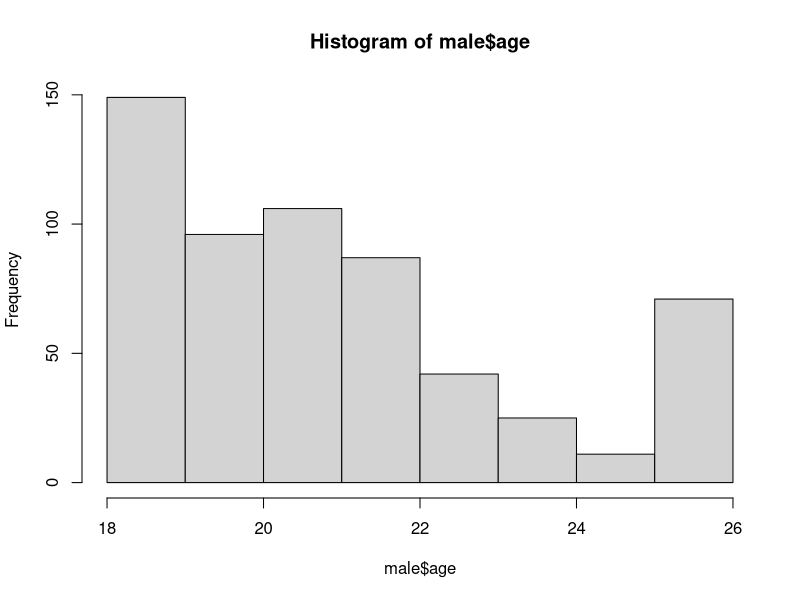
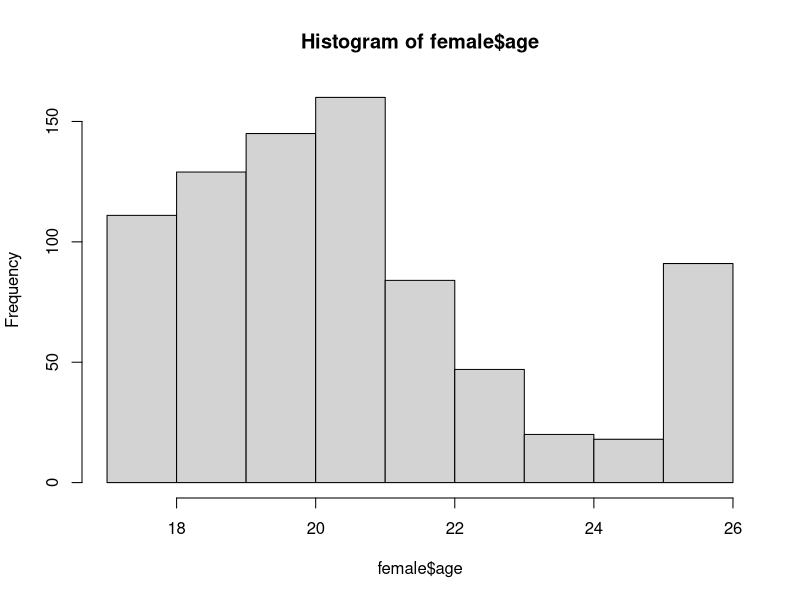
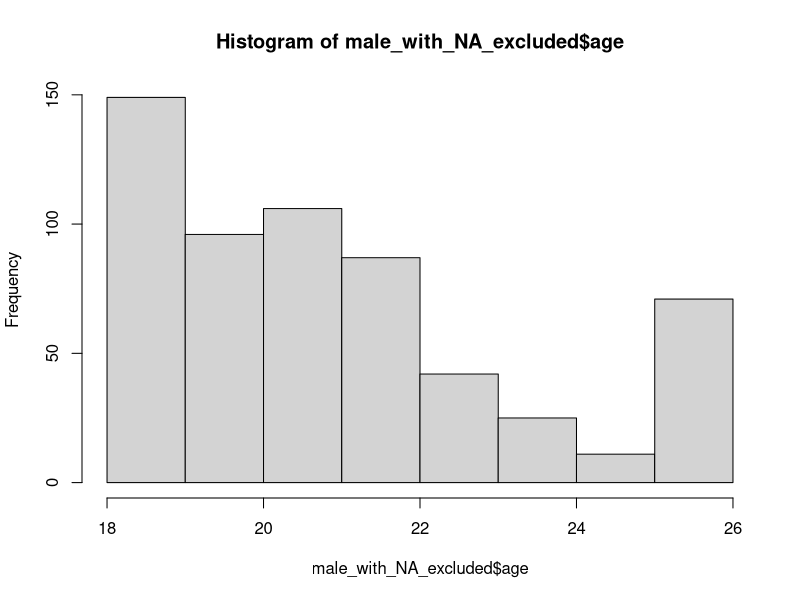
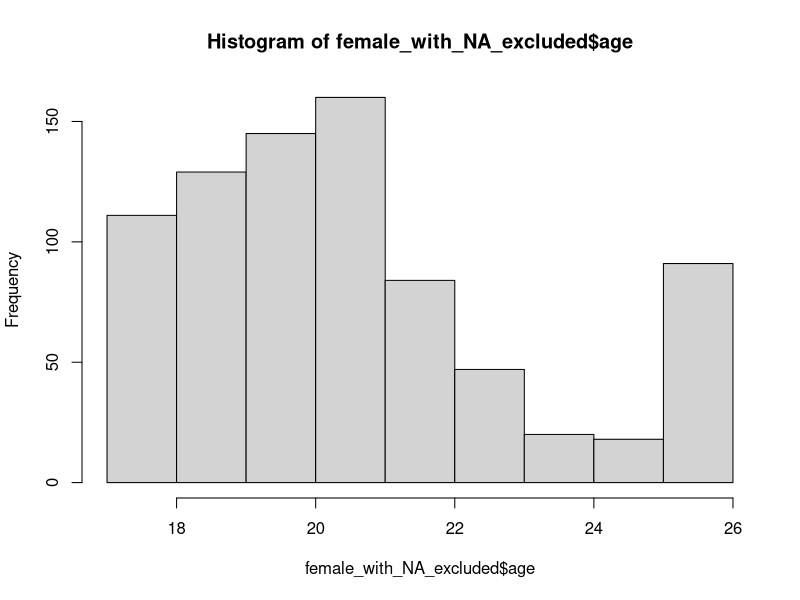
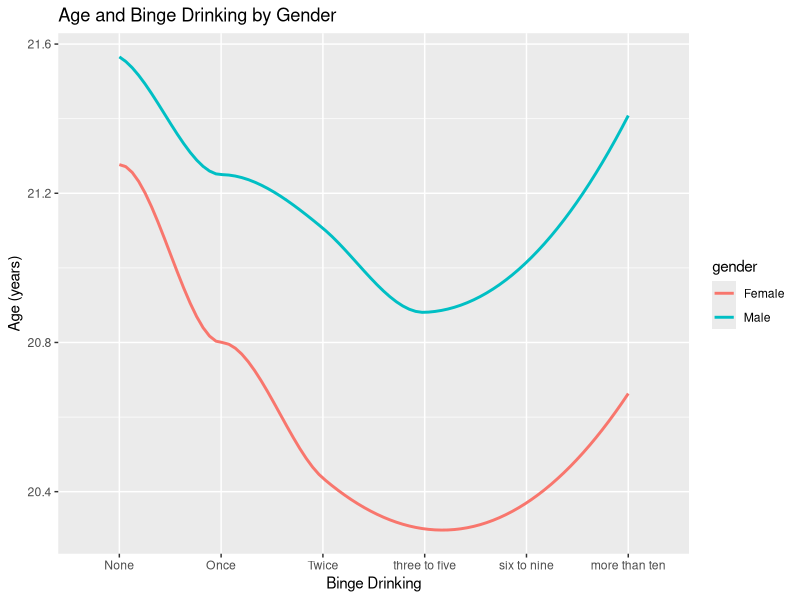

R code for these plots, in order:
# title: "BST 611 SAS Lab for  Regression "
# author: "BST 611"

# set working directory 
#setwd("D:/FuchenchuWang/UAB/BST 611/conversion")

# read your file
lab=read.csv("Binge_Drinking.csv")

# Split the dataset by Gender 
# 1 = Male
# 2 = Female""

# change "1/2" to "Male/Female"
lab$gender = gsub(1, "Male",lab$gender)
lab$gender = gsub(2, "Female",lab$gender)

# subset a dataset only contains male
male_with_NA_excluded <- lab[lab$gender=="Male" & !is.na(lab$gender), ]
male <- lab[lab$gender=="Male", ]

female <- lab[lab$gender=="Female" , ]
female_with_NA_excluded <- lab[lab$gender=="Female" & !is.na(lab$gender),]

sum(is.na(male$age))

sum(is.na(female$age))

sum(is.na(lab$age))

sum(is.na(lab$gender))


summary(lab$age)

summary(male$age)
hist(male$age)

summary(female$age)
hist(female$age)

summary(male_with_NA_excluded$age)
hist(male_with_NA_excluded$age)

summary(female_with_NA_excluded$age)
hist(female_with_NA_excluded$age)

# Recode the continuous variable, Age, into three groups:  < 20 years; 20-25 years; and >25 years
age_in_year= ifelse(lab$age<=19,1,
                    ifelse(lab$age>19 & lab$age<=25, "2","3"
                    ))
lab_new=cbind(lab,age_in_year)
table(lab_new$age_in_year)


# Figure
lab$drinks5 = gsub(1, "None",lab$drinks5)
lab$drinks5 = gsub(2, "Once",lab$drinks5)
lab$drinks5 = gsub(3, "Twice",lab$drinks5)
lab$drinks5 = gsub(4, "three to five",lab$drinks5)
lab$drinks5 = gsub(5, "six to nine",lab$drinks5)
lab$drinks5 = gsub(6, "more than ten",lab$drinks5)

# give x label a order, otherwise it will show in alphabet
x.order=c("None","Once", "Twice","three to five","six to nine","more than ten")
lab$drinks5 = factor(lab$drinks5, levels=unique(x.order))

figure=cbind(lab[,c(1,2,6)])
figure.delete=na.omit(figure)

library(ggplot2)
plot(ggplot(figure.delete, aes(x=drinks5,y=age,color=gender,group=gender)) + geom_smooth(method="loess",se=F)+labs(x="Binge Drinking",y="Age (years)",title="Age and Binge Drinking by Gender"))
